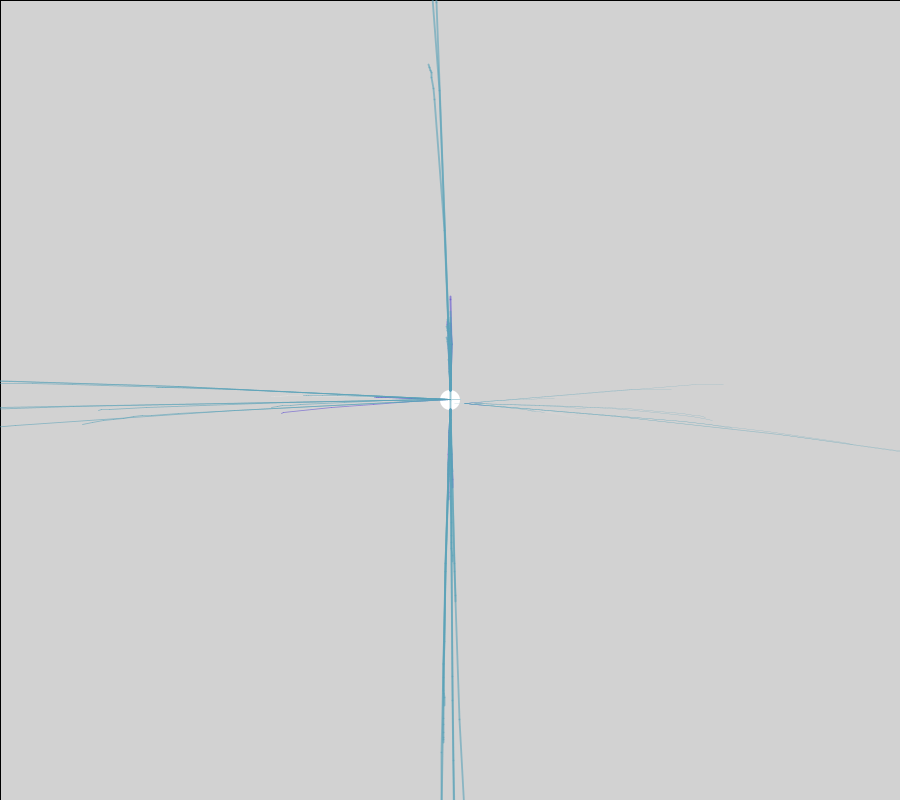
Frame 1 (no input)
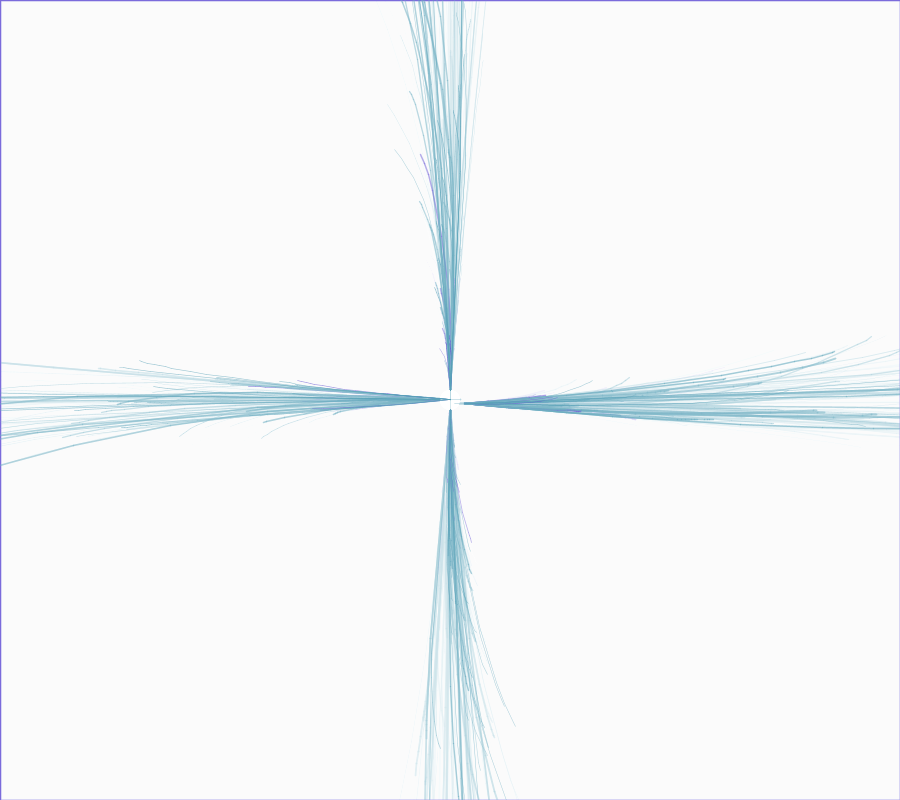
Frame 60 (the mouse pressed at the canvas centre just before this capture)
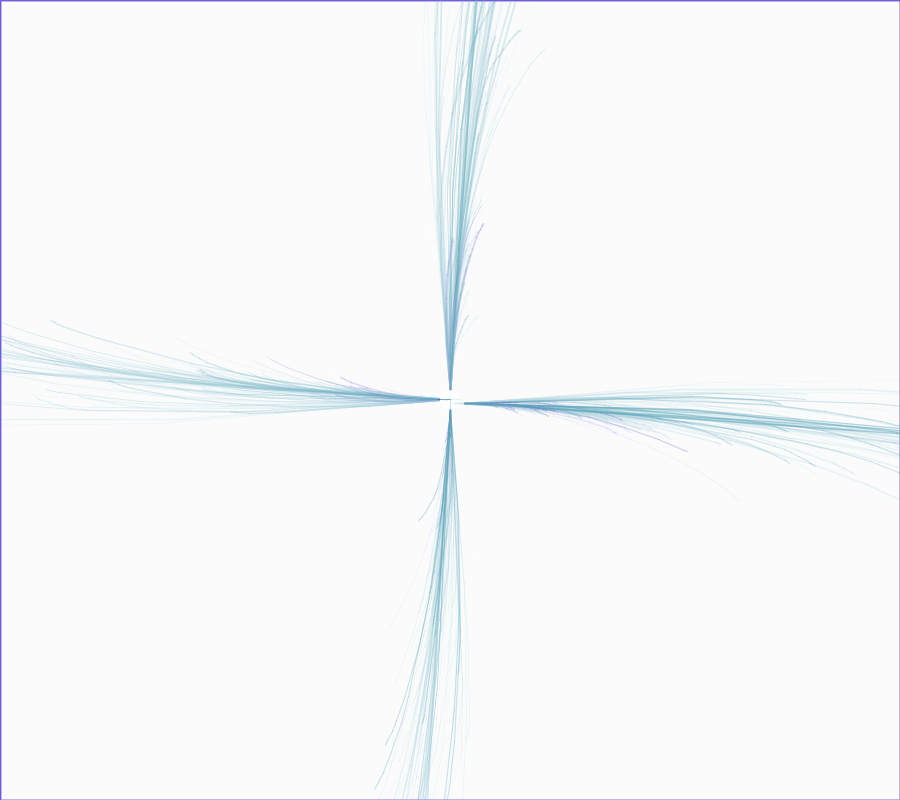
Frame 120 (the mouse held since frame 60 and released just before this capture)

The Processing sketch that drew these frames (run headless with seeded random() and noise(); from frame 60 on, the mouse is pressed at the canvas centre):

// Processing sketch: processing_140146
// ── processing_140146.pde

float alpha, beta, gamma;

Orb orb1=new Orb();

Orb orb2=new Orb();
Orb orb3=new Orb();
void setup(){
 size(900,800);
   
}

void draw(){
fill(255, 30);
rect(0,0,width, height);
frameRate(10);
noStroke();
fill(255,90);
fill (255);




ellipse(width/2, height/2,20,20);// rotate branches 
   orb1.display(width/2, height/2);
 rotate (radians(-90));
 orb1.display(-width/2, -height/2);

 rotate(radians(-180));
 orb1.display(width/2.23, -height/1.76);
  rotate(radians(-270));
 orb1.display(-width/2, -height/2);
   rotate(radians(90));
 orb1.display(-400,460);

  
}

void mousePressed(){
background(255);
}
class Orb{
  float x,y;
  Orb(){
   }
  
void display(float _x, float _y){
  x=_x;
  y=_y;
  
  
  float a= random(-10,10);//limit the rotation so that the 'charge' can bunch in one place
  alpha=radians(a);//convert the value to radians 
  float b=random(5);// secondary charge to appear and move randomly until the mouse gets close to the globe 
  beta=radians(b);// value to radians 
  float c=10;
  gamma=radians(c);
  
  

 pushMatrix();
 strokeWeight(random(2)); // varys the weight
float o = map(mouseY, 0, height, 150, 0);/*tie the mouse distance from the top of the screen to the bottom of the screen to opacity values. This allows the secondary charge to fade and highlight the primary charge which bunches to look like all of the charge is gathering in one place.*/
stroke(255);

translate(x,y);// move the drawing to the bottom middle of the screen start drawing branches
    line(0,0,0, -10);//creates a line that is 10 pixels from the bottom of the screen 
  translate(0,-10); // starts all new lines at the end of the last line  
  stroke(255,random(100));
 branch1(80); // (#) is the value that new branches base their y values on to create new lines. It is calculated in the below recursive fucntion.  
 stroke(#5F4ED1,o);
  branch1(80);
  stroke(#59A2B7,o);//(#3B23CB,o);
  branch1(150);
  stroke (#59A2B7,o);//(#BE9FEA,o);
  branch1(400);
  stroke (#59A2B7,o);// (#3B23CB,o);
  branch1(500);
  println("x" + mouseX);
    println("y" + mouseY);

   popMatrix(); 
     
pushMatrix();
  translate(x,y);//primary charge branches
    line(0,0,0, -20);// starts a set of branches just slightly higher than the first so that it appears slightly set back from the first
  translate(0,-20);
  stroke(#59A2B7,o);//(#5F4ED1,random(255));
  branch(80);
  stroke(#59A2B7,o);//(#3B23CB,random(255));
  branch(150);
  stroke(#59A2B7,o);//(#3B23CB,random(255));
  branch(400);
  stroke(#59A2B7,o);//(#3B23CB,random(255));
  branch(500);
  stroke(#3B23CB,random(255));
  branch(2);
  popMatrix(); 



  


}


 void branch(float h){
h*=random(1.2);// changes randomly how long the next branch is compared to the last  
float value = mouseY-100;/*map mouseY to alpha so that the further the mouse is down the screen, the more the branch will rotate or "bend". Subtract value from y this ties when the lines start curving inward to match more closely the cursor position. they need to stay straight longer*/
float m = map(value, 0, height, 0, alpha-gamma); // limits the amount of rotation
float value2=mouseX-200;/*map mouseX to alpha and subract a value so that the direction the branch curls towards towards will switch back and forth once the mouse is past the middle of the sketch. The subtracted value draws the line movement closer to the mouse position */
float n=map(value2, 50, width/1.4, 0, alpha);
  if (h>2){ //  this allows there to be and end to the recursive function, otherwise it would curl in and create a new line infinitely small
    
      pushMatrix();
    rotate(n-m);//// the rotation is combined so that the value becomes negative or positive as the mouse moves, and dooes't have to be called in an if state - ex if mouse x <width/2 push matrix ... 
    line(0,0,0,-h); //h is defined by our values from above ex. 80, 150..
    translate(0,-h);// allows the next branch to start where the last branch left off. Based on a calculated variable, so that the value can change, but the new line will always start at the end of the last   
    branch(h);// call the function until the conditional statement is met (which is that the line must be at least 2 pixels long). 
    println("h"+ h);
    popMatrix();
 
  }}

void branch1(float i){
   i*= random(.6);
  
  if (i>2){
         pushMatrix();
    rotate(beta);// rotating positive beta branches the lines right
    line(0,0,0,-i);
    translate(0,-i);
    branch(i);
    popMatrix();
 
    
  pushMatrix();
    rotate(-beta);//rotating negative beta branches the lines left
    line(0,0,0,-i);
    translate(0,-i);
    branch(i);
    popMatrix();
    
pushMatrix(); //  
    rotate(beta);
    line(0,0,0,-i);
    translate(0,-i);
    branch(i);
    popMatrix();
    
 
}
}
}
